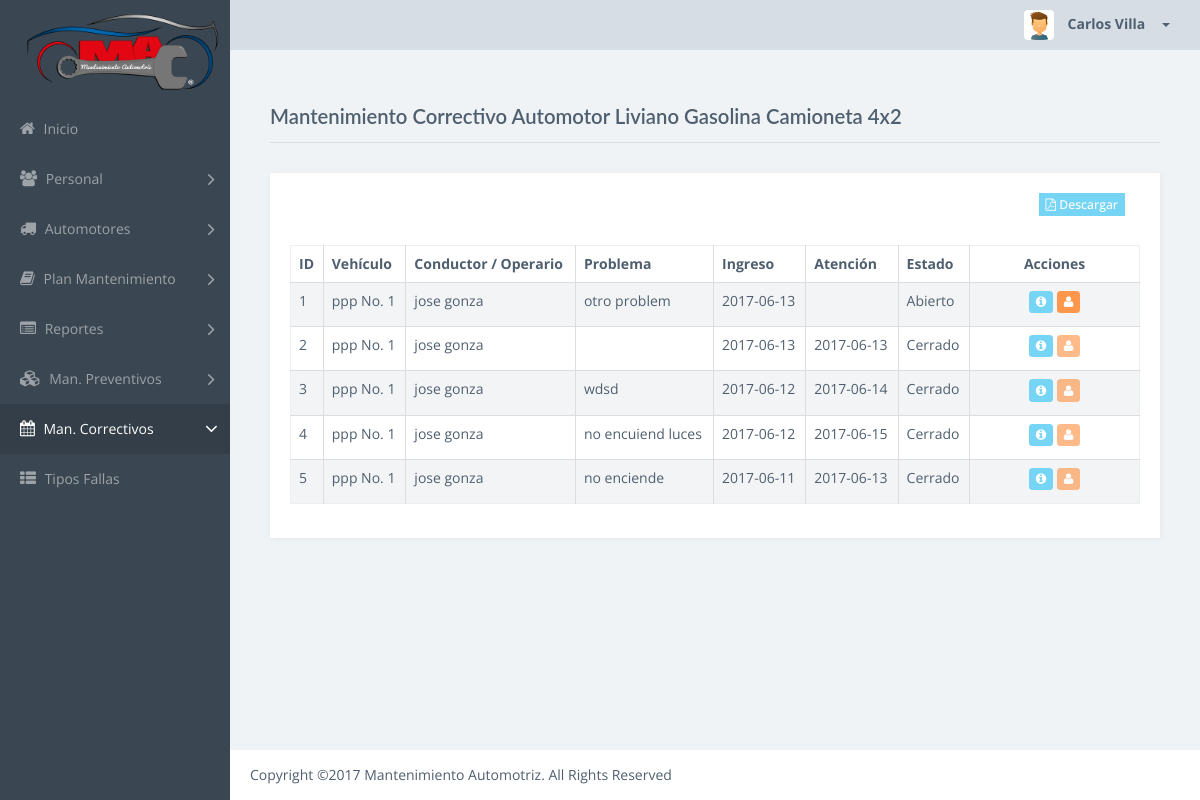
Page /Novedad/listar/1 (signed in) on the committed database.
### tables this page shows
CREATE TABLE `tipo_vehiculo` (
  `id` int(11) NOT NULL AUTO_INCREMENT,
  `nombre` varchar(128) NOT NULL,
  `tipo_conductor` int(11) NOT NULL DEFAULT '0',
  `plan_mantenimiento` int(11) NOT NULL,
  `descripcion` varchar(512) NOT NULL,
  PRIMARY KEY (`id`)
);

CREATE TABLE `novedad` (
  `id` int(11) NOT NULL AUTO_INCREMENT,
  `vehiculo_id` int(11) NOT NULL,
  `problema` varchar(1204) NOT NULL,
  `causa` varchar(1024) DEFAULT NULL,
  `solucion` varchar(1024) DEFAULT NULL,
  `proceso` varchar(1024) DEFAULT NULL,
  `elementos` varchar(1024) DEFAULT NULL,
  `observaciones` varchar(1024) DEFAULT NULL,
  `tecnico_asigna` int(11) DEFAULT NULL,
  `supervisor_id` int(11) DEFAULT NULL,
  `tecnico_repara` int(11) DEFAULT NULL,
  `usuario_registra` int(11) NOT NULL,
  `tiempo_ejecucion` varchar(128) DEFAULT NULL,
  `fecha_ingreso` date DEFAULT NULL,
  `fecha_atencion` date DEFAULT NULL,
  `atendido` tinyint(4) NOT NULL DEFAULT '0',
  `kilometraje` int(11) NOT NULL,
  `tipo_falla_id` int(11) DEFAULT '0',
  PRIMARY KEY (`id`),
  KEY `fk_novedad_vehiculo1_idx` (`vehiculo_id`),
  CONSTRAINT `fk_novedad_vehiculo1` FOREIGN KEY (`vehiculo_id`) REFERENCES `vehiculo` (`id`) ON DELETE NO ACTION ON UPDATE NO ACTION
);

CREATE TABLE `vehiculo` (
  `id` int(11) NOT NULL AUTO_INCREMENT,
  `usuario_id` int(11) NOT NULL,
  `tipo_vehiculo_id` int(11) NOT NULL,
  `estado_vehiculo_id` int(11) NOT NULL,
  `placa` varchar(10) NOT NULL,
  `numero` varchar(64) NOT NULL,
  `marca` varchar(128) NOT NULL,
  `modelo` varchar(64) DEFAULT NULL,
  `anio` int(11) NOT NULL,
  `numero_motor` varchar(64) NOT NULL,
  `numero_chasis` varchar(64) NOT NULL,
  `medida_uso` double NOT NULL,
  `eliminado` int(11) NOT NULL DEFAULT '0',
  `url` varchar(512) DEFAULT NULL,
  PRIMARY KEY (`id`),
  KEY `fk_vehiculo_estado_vehiculo1_idx` (`estado_vehiculo_id`),
  KEY `fk_vehiculo_usuario1_idx` (`usuario_id`),
  KEY `fk_vehiculo_tipo_vehiculo1_idx` (`tipo_vehiculo_id`),
  CONSTRAINT `fk_vehiculo_estado_vehiculo1` FOREIGN KEY (`estado_vehiculo_id`) REFERENCES `estado_vehiculo` (`id`) ON DELETE NO ACTION ON UPDATE NO ACTION,
  CONSTRAINT `fk_vehiculo_tipo_vehiculo1` FOREIGN KEY (`tipo_vehiculo_id`) REFERENCES `tipo_vehiculo` (`id`) ON DELETE NO ACTION ON UPDATE NO ACTION,
  CONSTRAINT `fk_vehiculo_usuario1` FOREIGN KEY (`usuario_id`) REFERENCES `usuario` (`id`) ON DELETE NO ACTION ON UPDATE NO ACTION
);

CREATE TABLE `usuario` (
  `id` int(11) NOT NULL AUTO_INCREMENT,
  `tipo_usuario_id` int(11) NOT NULL,
  `nombres` varchar(64) NOT NULL,
  `apellidos` varchar(64) NOT NULL,
  `identificacion` varchar(13) NOT NULL,
  `direccion` varchar(512) NOT NULL,
  `telefono` varchar(10) DEFAULT NULL,
  `celular` varchar(10) DEFAULT NULL,
  `email` varchar(128) DEFAULT NULL,
  `usuario` varchar(64) NOT NULL,
  `password` varchar(128) NOT NULL,
  `eliminado` int(11) NOT NULL DEFAULT '0',
  `vehiculos` int(11) NOT NULL DEFAULT '0',
  PRIMARY KEY (`id`),
  KEY `fk_tecnico_tipo_usuario_idx` (`tipo_usuario_id`),
  CONSTRAINT `fk_tecnico_tipo_usuario` FOREIGN KEY (`tipo_usuario_id`) REFERENCES `tipo_usuario` (`id`) ON DELETE NO ACTION ON UPDATE NO ACTION
);

### index.php (called while the page is built, shortened)
<?php
if(isset($_GET['action'])){
	$redirect = ($_GET['action']!='')?$_GET['action']:"listar";
}
$controller = new $controllerName();
$controller->$redirect();
?>

### views/Novedad/index.php (called while the page is built, shortened)
<?php
require_once("../../index.php");
?>

### models/OrdenPlanModelo.php (called while the page is built, shortened)
<?php
require_once(PATH_MODELOS."/BaseModelo.php");
class OrdenPlanModelo {
	public function obtenerTipoVehiculo($id){
		$model = new BaseModelo();
		$sql = "SELECT * FROM tipo_vehiculo where id=".$id;
		$result = $model->ejecutarSql($sql);
		return $model->obtenerCampos($result);
	}
}

### models/BaseModelo.php (called while the page is built, shortened)
<?php
class BaseModelo
{
	private $username = USERNAME;
	private $password = PASSWORD;
	private $database = DATABASE;
	private $host = HOSTNAME_DATABASE;
	private $conexion;
	private function abrirConexion()
	{
		$this->conexion=mysqli_connect($this->host,$this->username,$this->password,$this->database);
		mysqli_set_charset($this->conexion,'utf8');
	}
	public function ejecutarSql($sql,$obtenerId = false)
	{
		$result=mysqli_query($this->conexion,$sql);
		return $result;
	}
	public function obtenerCampos($resultado){
		$resultArray = array();
		if($resultado !== false){
			while ($row = mysqli_fetch_assoc($resultado))
			{
				$resultArray[] = $row;
			}
		}
		return $resultArray;
	}
}

### models/NovedadModelo.php (called while the page is built, shortened)
<?php
require_once(PATH_MODELOS."/BaseModelo.php");
class NovedadModelo {
	public function obtenerlistadoNovedad($usuario,$id){
		$model = new BaseModelo();
		$sql = "select n.*, n.id as ids, u.nombres  as nombre_tecnico1, u.apellidos as apellido_tecnico1, tf.nombre as falla, u1.nombres  as nombre_tecnico2, u1.apellidos as apellido_tecnico2, v.*,
				u2.nombres as nombre_usuario, u2.apellidos as apellido_usuario, mr.id as repuestoId, mr.aprobado
				from novedad as n
				inner join vehiculo as v on v.id = n.vehiculo_id
				inner join usuario as u2 on u2.id = n.usuario_registra
				left join usuario as u on u.id = n.tecnico_asigna
				left join usuario as u1 on u1.id = n.tecnico_repara
				left join tipo_falla as tf on tf.id = n.tipo_falla_id
				left join mantenimiento_respuestos as mr on mr.mantenimiento_id = n.id
				where (tecnico_asigna = ".$usuario." or 0 = ".$usuario.") and v.tipo_vehiculo_id = ".$id." order by n.id desc";
		$result = $model->ejecutarSql($sql);
		return $model->obtenerCampos($result);
	}
}

### views/Novedad/view.listado.php (the view, shortened to what this page needs)
<?php include_once PATH_TEMPLATE.'/header.php';?>
<div class="title-block">
    <h1 class="title">Mantenimiento Correctivo
     <?php
    if(count($tipo_vehiculo) >0){
    	echo $tipo_vehiculo['nombre'];
    }
    ?>
    </h1>
</div>
<div class="card">
<div class="card-block">
	<div class="row">
		<div class="form-group  col-sm-12" align="right">
			<a href="../visualizarLista/<?php echo $tipo_vehiculo['id']?>" target='_blank' class='btn btn-info btn-sm' title='Descargar' ><i class='fa fa-file-pdf-o'></i>  Descargar</a>
		</div>
	</div>
	<div class="table-responsive">
	<table class="table table-striped table-bordered table-hover" id="dataTables-example1">
    <thead>
	    <tr>
	    	<th>ID</th>
		    <th>Vehículo</th>
		    <th>Conductor / Operario</th>
		    <th>Problema</th>
		    <th>Ingreso</th>
		    <th>Atención</th>
		    <th>Estado</th>
		    <th style="text-align: center; width: 20%">Acciones</th>
	    </tr>
    </thead>
    <tbody>
    	<?php
    		$contador=1;
    		foreach ($datos as $item) {
    		echo "<tr><td>".$contador."</td>";
    		echo "<td>".$item['marca']." No. ".$item['numero']."</td>";
            echo "<td>".$item['nombre_usuario']." ".$item['apellido_usuario']."</td>";
            echo "<td>".substr ( $item['problema'] , 0 ,20 )."</td>";
    		echo "<td>".$item['fecha_ingreso']."</td>";
    		echo "<td>".$item['fecha_atencion']."</td>";
    		$estado = ($item['atendido']==1)?'Cerrado':'Abierto';
    		echo "<td>".$estado."</td>";
    		$tecnico = ($item['atendido'] == 1)?'disabled':'';
    		if($_SESSION['SESSION_USER']['tipo_usuario_id'] == 1){
    			echo "<td align='center'>
					<a href='../ver/".$item['ids']."' class='btn btn-info rounded btn-sm' title='Ver Problema' ><i class='fa fa-info-circle '></i></a>
					<a href='javascript: loadModalAction(".$item['ids'].",\"asignar\")' class='btn btn-warning rounded btn-sm ".$tecnico."' title='Asignar Técnico' ><i class='fa fa-user'></i></a>
					</td>";
    		}
    		$contador++;
    	}?>
    </tbody>
    </table>
</div>
</div>
</div>
<?php include_once PATH_TEMPLATE.'/footer.php';?>
<link href="<?php echo PATH_CSS; ?>/dataTables.bootstrap.css" rel="stylesheet">
<link href="<?php echo PATH_CSS; ?>/bootstrapValidator.min.css" rel="stylesheet">
</body>
</html>

### rows in the picture
tipo_vehiculo: nombre "Automotor Liviano Gasolina Camioneta 4x2"
novedad: vehiculo.marca "ppp", vehiculo.numero "1", usuario.nombres "jose", usuario.apellidos "gonza", problema "otro problem", fecha_ingreso "2017-06-13", atendido "Abierto"
novedad: vehiculo.marca "ppp", vehiculo.numero "1", usuario.nombres "jose", usuario.apellidos "gonza", fecha_ingreso "2017-06-13", fecha_atencion "2017-06-13", atendido "Cerrado"
novedad: vehiculo.marca "ppp", vehiculo.numero "1", usuario.nombres "jose", usuario.apellidos "gonza", problema "wdsd", fecha_ingreso "2017-06-12", fecha_atencion "2017-06-14", atendido "Cerrado"
novedad: vehiculo.marca "ppp", vehiculo.numero "1", usuario.nombres "jose", usuario.apellidos "gonza", problema "no encuiend luces", fecha_ingreso "2017-06-12", fecha_atencion "2017-06-15", atendido "Cerrado"
novedad: vehiculo.marca "ppp", vehiculo.numero "1", usuario.nombres "jose", usuario.apellidos "gonza", problema "no enciende", fecha_ingreso "2017-06-11", fecha_atencion "2017-06-13", atendido "Cerrado"

### other values in the picture
$_SESSION['SESSION_USER']['nombres'] "Carlos"
$_SESSION['SESSION_USER']['apellidos'] "Villa"
